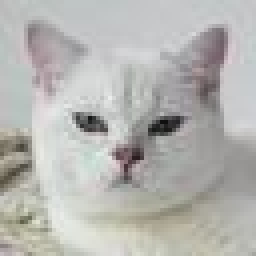
#> input picture C1-LinearAalgebra/cats/cat (1).jpg, 64 x 64 px (shown 4 times larger); its folder holds only this picture in this run
$ jupyter execute --allow-errors n3-PCA.ipynb
#> lines starting #> are read from the running program, lines starting #| are printed output that depends on the picture
<a name='1'></a>
# 1 Intro #

[cell 1]
import glob
import cv2
import numpy as np
import matplotlib.pyplot as plt
from matplotlib import image
import scipy.sparse.linalg

<a name='1.1'></a>
## 1.1 - Load the data

Remember that to apply PCA on any dataset you will begin by defining the covariance matrix. After that you will compute the eigenvalues and eigenvectors of this covariance matrix. Each of these eigenvectors will be a **principal component**. To perform the dimensionality reduction, you will take the $k$ principal components associated to the $k$ biggest eigenvalues, and transform the original data by projecting it onto the direction of these principal components (eigenvectors).

[cell 2]
def load_images(directory):
#> called with directory = './cats/'
    images = []
    for filename in glob.glob(directory+'*.jpg'):
        img = np.array(image.imread(filename))
#> img is the input picture: shape (64, 64, 3); mean R, G, B 181.2, 180.8, 177.3
        gimg = cv2.cvtColor(img, cv2.COLOR_BGR2GRAY)
        images.append(gimg)
        # height, width = gimg.shape
    return images

[cell 3]
imgs = load_images('./cats/')
#> imgs = 1 item
cat1 = imgs[0]

[cell 4]
height, width = imgs[0].shape
#> height = 64; width = 64

print(
    f'\nYour dataset has {len(imgs)} images of size {height}x{width} pixels\n')
#| Your dataset has 1 images of size 64x64 pixels

[cell 5]
plt.imshow(cat1, cmap='gray')

When working with images, you can consider each pixel as a variable. Having each image in matrix form is good for visualizing the image, but not so much for operating on each variable.

In order to apply PCA for dimensionality reduction you will need to flatten each image into a single row vector. You can do this using the `reshape` function from NumPy.

The resulting array will have 55 rows, one for each image, and 64x64=4096 columns.

[cell 6]
imgs_flatten = np.array([im.reshape(-1) for im in imgs])

print(f'imgs_flatten shape: {imgs_flatten.shape}')
#| imgs_flatten shape: (1, 4096)

<a name='2'></a>
# 2 - Get the covariance matrix

[cell 7]
def center_data(Y):
    """
    Center your original data
    Args:
         Y (ndarray): input data. Shape (n_observations x n_pixels)
    Outputs:
        X (ndarray): centered data
    """
    mean_vector = np.mean(Y, axis=0)  # column-wise mean
    print(f'mean_vector shape: {mean_vector.shape}')
    mean_matrix = np.reshape(mean_vector, (1, -1))
    print(f'mean_matrix shape: {mean_matrix.shape}')
    # use np.reshape to reshape into a matrix with the same size as Y. Remember to use order='F'
    X = Y - mean_matrix
    print(f'X shape: {X.shape}')
    return X

[cell 8]
X = center_data(imgs_flatten)
#> in center_data, `mean_vector = np.mean(Y, axis=0)`: mean_vector = 4096 values, max 236 at index 1563, min 15 at index 1961, mean 179.8
#| mean_vector shape: (4096,)
#| mean_matrix shape: (1, 4096)
#| X shape: (1, 4096)
plt.imshow(X[0].reshape(64, 64), cmap='gray')
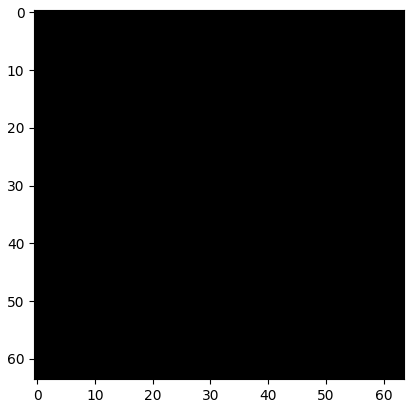
#> figure drawn by matplotlib, 1 panel

[cell 9]
cov_matrix = np.cov(X, rowvar=False)
#> cov_matrix = 0
print(f'Covariance matrix shape: {cov_matrix.shape}')
#| Covariance matrix shape: ()

<a name='3'></a>
# 3 - Compute the eigenvalues and eigenvectors

Now you are all set to compute the eigenvalues and eigenvectors of the covariance matrix.
Due to performance constaints, you will not be using `np.linalg.eig`, but rather the very similar function [`scipy.sparse.linalg.eigsh`](https://docs.scipy.org/doc/scipy/reference/generated/scipy.sparse.linalg.eigsh.html), which exploits the fact that $\mathrm{cov\_matrix}^T=\mathrm{cov\_matrix}$. Also, this function allows you to compute fewer number of eigenvalue-eigenvector pairs.

It is outside of the scope of this course, but it can be shown that at most 55 eigenvalues of `cov_matrix` will be different from zero, which is the smallest dimension of the data matrix `X`. Thus, for computational efficiency, you will only be computing the first biggest 55 eigenvalues $\lambda_1, \ldots, \lambda_{55}$ and their corresponding eigenvectors $v_1, \ldots, v_{55}$. Feel free to try changing the `k` parameter in `scipy.sparse.linalg.eigsh` to something slightly bigger, to verify that all the new eigenvalues are zero. Try to keep it below 80, otherwise it will take too long to compute.

The outputs of this scipy function are exactly the same as the ones from `np.linalg.eig`, except eigenvalues are ordered in decreasing order, so if you want to check out the largest eigenvalue you need to look into the last position of the vector.

[cell 10]
np.random.seed(7)
#> (the rest of this cell did not finish here and is left out)

#> (a cell that did not finish here is left out)

The random seed is fixed in the code above to help ensure the same eigenvectors are calculated each time. This is because for each eigenvector, there are actually two possible outcomes with norm 1. They fall on the same line but point in opposite directions. An example of this would be the vectors

$$\begin{bmatrix}0.25 \\0.25 \\ -0.25 \\ 0.25 \end{bmatrix} \text{and } \begin{bmatrix}-0.25 \\ -0.25 \\ 0.25 \\ -0.25 \end{bmatrix}.$$

Both possibilities are correct, but by fixing the seed you guarantee you will always get the same result.

In order to get a consistent result with `np.linalg.eig`, you will invert the order of `eigenvals` and `eigenvecs`, so they are both ordered from largest to smallest eigenvalue.

#> (a cell that did not finish here is left out)

Each of the eigenvectors you found will represent one principal component. The eigenvector associated with the largest eigenvalue will be the first principal component, the eigenvector associated with the second largest eigenvalue will be the second principal component, and so on.

It is pretty interesting to see that each principal component usually extracts some relevant features, or patterns from each image. In the next cell you will be visualizing the first sixteen components

[cell 13]
fig, ax = plt.subplots(2, 2, figsize=(20, 20))
#> (the rest of this cell did not finish here and is left out)

<a name='3'></a>
# 3 - Perform PCA

[cell 14]
def perform_PCA(X, eigenvecs, k):
    """
    Perform dimensionality reduction with PCA
    Inputs:
        X (ndarray): original data matrix. Has dimensions (n_observations)x(n_variables)
        eigenvecs (ndarray): matrix of eigenvectors. Each column is one eigenvector. The k-th eigenvector
                            is associated to the k-th eigenvalue
        k (int): number of principal components to use
    Returns:
        Xred
    """

    V = eigenvecs[:, :k]
    Xred = np.dot(X, V)
    return Xred

#> (a cell that did not finish here is left out)

<a name='3.2'></a>
## 3.2 Reconstructing the images from the eigenvectors

When you compress the images using PCA, you are losing some information because you are using fewer variables to represent each observation.

A natural question arises: how many components do you need to get a good reconstruction of the image? Of course, what determines a "good" reconstruction might depend on the application.

A cool thing is that with a simple dot product you can transform the data after applying PCA back to the original space. This means that you can reconstruct the original image from the transformed space and check how distorted it looks based on the number of components you kept.

Suppose you obtained the matrix $X_{red}$ by keeping just two eigenvectors, then $X_{red} = \mathrm{X}\underbrace{\left[v_1\  v_2\right]}_{\boldsymbol{V_2}}$.

To transform the images back to the original variables space all you need to do is take the dot product between $X_{red}$ and $\boldsymbol{V_2}^T$. If you were to keep more components, say $k$, then simply replace $\boldsymbol{V_2}$ by $\boldsymbol{V_k} = \left[v_1\ v_2\ \ldots\ v_k\right]$. Notice that you can't make any combination you like, if you reduced the original data to just $k$ components, then the recovery must consider only the first $k$ eigenvectors, otherwise you will not be able to perfrom the matrix multiplication.

In the next cell you will define a function that given the transformed data $X_{red}$ and the matrix of eigenvectors returns the recovered image.

[cell 16]
# X shape
print(f'X shape: {X.shape}')
#| X shape: (1, 4096)
# eigenvecs shape
#> (the rest of this cell did not finish here and is left out)

[cell 17]
def reconstruct_image(Xred, eigenvecs):
    X_reconstructed = Xred.dot(eigenvecs[:, :Xred.shape[1]].T)

    return X_reconstructed

#> (a cell that did not finish here is left out)

It works because of how PCA projects and reconstructs data:

When you do x_res = X * V, you are projecting your original data X onto the new basis formed by the selected eigenvectors V. This gives you the coordinates of your data in the principal component space (lower-dimensional representation).

To reconstruct the data, you need to go back from the principal component space to the original space. The principal components (eigenvectors) form an orthonormal basis, so you can reverse the projection by multiplying by the transpose: x_res * V.T.

Mathematically, if V is an orthonormal matrix (its columns are eigenvectors), then projecting and reconstructing works like this:

Project: X_projected = X * V
Reconstruct: X_reconstructed = X_projected * V.T
This is because the dot product with V changes the basis, and the dot product with V.T transforms it back. If you use all eigenvectors, you get the original data back. If you use only some, you get an approximation.

## 3.3 Visualizing PCA Compression on a Single Image

[cell 19]
import numpy as np


def pca_compress_image(img, num_components):
    """
    Compress a single grayscale image using PCA.
    Args:
        img (ndarray): 2D image array (height x width)
        num_components (int): Number of principal components to keep
    Returns:
        compressed (ndarray): Compressed representation (num_components,)
        components (ndarray): Principal components (height*width, num_components)
        mean_vector (ndarray): Mean vector (height*width,)
    """
    # Center data
    mean_vector = np.mean(img, axis=0)
    img_centered = img - mean_vector
    # Covariance matrix (since only one image, use outer product)
    cov_matrix = np.cov(img_centered, rowvar=False)
    print(f'Covariance matrix shape: {cov_matrix.shape}')
    # Eigen decomposition
    eigenvals, eigenvecs = np.linalg.eigh(cov_matrix)
    # print
    print(f'Eigenvalues shape: {eigenvals.shape}')
    print(f'Eigenvectors shape: {eigenvecs.shape}')
    # Sort by descending eigenvalue
    idx = np.argsort(eigenvals)[::-1]
    eigenvecs = eigenvecs[:, idx]
    # Select top components
    components = eigenvecs[:, :num_components]
    print(f'Components shape: {components.shape}')
    # Project image
    compressed = np.dot(img_centered, components)

    # reconstruct image
    reconstructed = np.dot(compressed, components.T)
    return compressed, components, reconstructed

[cell 20]
cat1 = imgs[0]
# Resize image to 100x100
K = 100
small_img = cv2.resize(cat1, (K, K), interpolation=cv2.INTER_AREA)
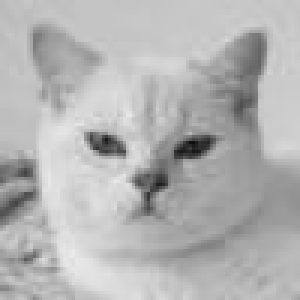
#> small_img: shape (100, 100) (shown 3 times larger); min 15, max 234, mean 179.7
compressed, components, reconstructed = pca_compress_image(small_img, 10)
#> in pca_compress_image, `mean_vector = np.mean(img, axis=0)`: mean_vector = 100 values, max 203.6 at index 25, min 150.7 at index 83, mean 179.7
#> in pca_compress_image, `img_centered = img - mean_vector`:
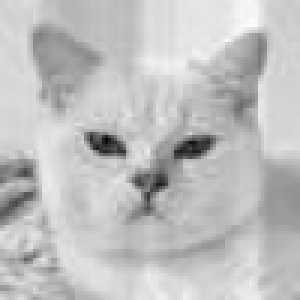
#> img_centered: shape (100, 100) float64 (shown 3 times larger); min -169.5, max 55.31, mean 0; drawn with min black and max white
#> in pca_compress_image, `cov_matrix = np.cov(img_centered, rowvar=False)`:
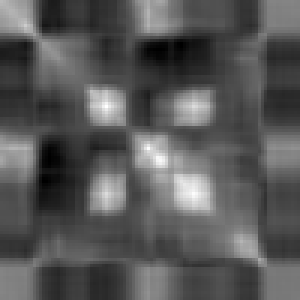
#> cov_matrix: shape (100, 100) float64 (shown 3 times larger); min -637.5, max 1515, mean 106.3; drawn with min black and max white
#| Covariance matrix shape: (100, 100)
#> in pca_compress_image, `eigenvals, eigenvecs = np.linalg.eigh(cov_matrix)`:
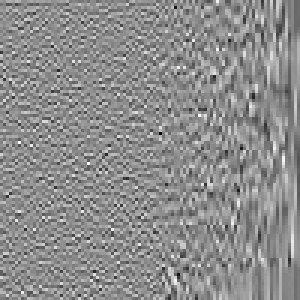
#> eigenvecs: shape (100, 100) float64 (shown 3 times larger); min -0.474, max 0.381, mean -2.53e-05; drawn with min black and max white
#> in pca_compress_image, `eigenvals, eigenvecs = np.linalg.eigh(cov_matrix)`: eigenvals = 100 values from 7.54e-14 to 26730.3
#| Eigenvalues shape: (100,)
#| Eigenvectors shape: (100, 100)
#> in pca_compress_image, `idx = np.argsort(eigenvals)[::-1]`: idx = 100 values, max 99 at index 0, min 0 at index 99, mean 49.5
#> in pca_compress_image, `eigenvecs = eigenvecs[:, idx]`:
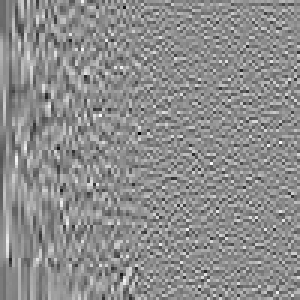
#> eigenvecs: shape (100, 100) float64 (shown 3 times larger); min -0.474, max 0.381, mean -2.53e-05; drawn with min black and max white
#| Components shape: (100, 10)
print(f'small_img shape: {small_img.shape}')
#| small_img shape: (100, 100)
print(f'Compressed shape: {compressed.shape}')
#| Compressed shape: (100, 10)
reconstructed = reconstructed.reshape(K, K)

[cell 21]
plt.figure(figsize=(10, 4))

plt.subplot(1, 2, 1)
plt.imshow(small_img, cmap='gray')
plt.title('Original small_img')
plt.axis('off')
plt.subplot(1, 2, 2)
plt.imshow(reconstructed, cmap='gray')
plt.title('Reconstructed from 10 components')
plt.axis('off')

$ run again, on C1-LinearAalgebra/cats/cat (13).jpg
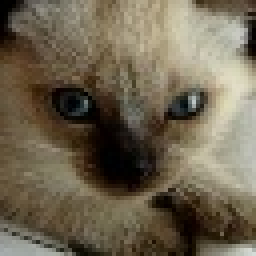
#> input picture C1-LinearAalgebra/cats/cat (13).jpg, 64 x 64 px (shown 4 times larger)
#> in load_images, img is the input picture: shape (64, 64, 3); mean R, G, B 110.1, 100, 80.4
#> imgs = 1 item
#| Your dataset has 1 images of size 64x64 pixels
#| imgs_flatten shape: (1, 4096)
#> in center_data, `mean_vector = np.mean(Y, axis=0)`: mean_vector = 4096 values, max 217 at index 4095, min 0 at index 0, mean 95.3
#| mean_vector shape: (4096,)
#| mean_matrix shape: (1, 4096)
#| X shape: (1, 4096)
#> `cov_matrix = np.cov(X, rowvar=False)`: cov_matrix = 0
#| Covariance matrix shape: ()
#| X shape: (1, 4096)
#> in pca_compress_image, `mean_vector = np.mean(img, axis=0)`: mean_vector = 100 values, max 151.2 at index 92, min 60.57 at index 39, mean 95.28
#| Covariance matrix shape: (100, 100)
#> in pca_compress_image, `eigenvals, eigenvecs = np.linalg.eigh(cov_matrix)`:
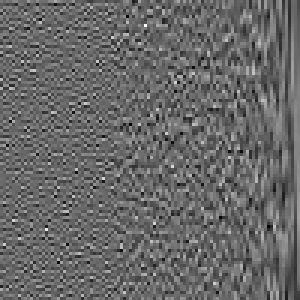
#> eigenvecs: shape (100, 100) float64 (shown 3 times larger); min -0.369, max 0.53, mean -0.000341; drawn with min black and max white
#> eigenvals = 100 values from 5.07e-13 to 95190.4
#| Eigenvalues shape: (100,)
#| Eigenvectors shape: (100, 100)
#> idx = 100 values, max 99 at index 0, min 0 at index 99, mean 49.5
#| Components shape: (100, 10)
#> in pca_compress_image, `reconstructed = np.dot(compressed, components.T)`:
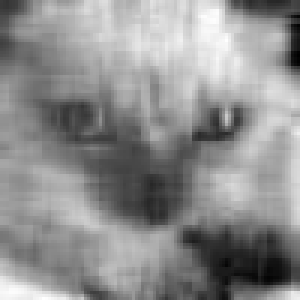
#> reconstructed: shape (100, 100) float64 (shown 3 times larger); min -125.8, max 99.79, mean 0; drawn with min black and max white
#| small_img shape: (100, 100)
#| Compressed shape: (100, 10)

$ run again, on C1-LinearAalgebra/cats/cat (14).jpg
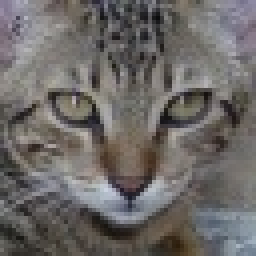
#> input picture C1-LinearAalgebra/cats/cat (14).jpg, 64 x 64 px (shown 4 times larger)
#> in load_images, img is the input picture: shape (64, 64, 3); mean R, G, B 108.2, 104.7, 102.8
#> imgs = 1 item
#| Your dataset has 1 images of size 64x64 pixels
#| imgs_flatten shape: (1, 4096)
#> in center_data, `mean_vector = np.mean(Y, axis=0)`: mean_vector = 4096 values, max 212 at index 3034, min 12 at index 295, mean 104.6
#| mean_vector shape: (4096,)
#| mean_matrix shape: (1, 4096)
#| X shape: (1, 4096)
#> `cov_matrix = np.cov(X, rowvar=False)`: cov_matrix = 0
#| Covariance matrix shape: ()
#| X shape: (1, 4096)
#> in pca_compress_image, `mean_vector = np.mean(img, axis=0)`: mean_vector = 100 values, max 123.2 at index 99, min 80.15 at index 50, mean 104.6
#| Covariance matrix shape: (100, 100)
#> in pca_compress_image, `eigenvals, eigenvecs = np.linalg.eigh(cov_matrix)`:
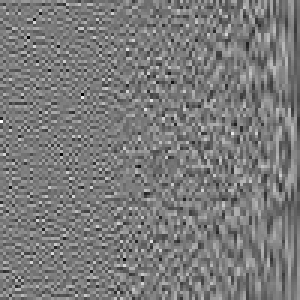
#> eigenvecs: shape (100, 100) float64 (shown 3 times larger); min -0.431, max 0.461, mean -0.00116; drawn with min black and max white
#> eigenvals = 100 values from 2.7e-13 to 24837.7
#| Eigenvalues shape: (100,)
#| Eigenvectors shape: (100, 100)
#> idx = 100 values, max 99 at index 0, min 0 at index 99, mean 49.5
#| Components shape: (100, 10)
#> in pca_compress_image, `reconstructed = np.dot(compressed, components.T)`:
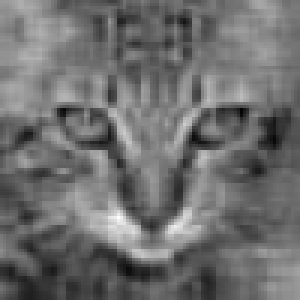
#> reconstructed: shape (100, 100) float64 (shown 3 times larger); min -93.41, max 121.7, mean 0; drawn with min black and max white
#| small_img shape: (100, 100)
#| Compressed shape: (100, 10)

$ run again, on C1-LinearAalgebra/cats/cat (15).jpg
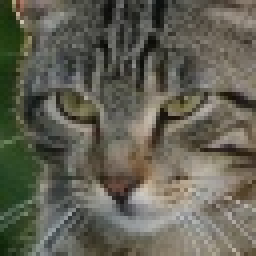
#> input picture C1-LinearAalgebra/cats/cat (15).jpg, 64 x 64 px (shown 4 times larger)
#> in load_images, img is the input picture: shape (64, 64, 3); mean R, G, B 98.1, 96.6, 84.1
#> imgs = 1 item
#| Your dataset has 1 images of size 64x64 pixels
#| imgs_flatten shape: (1, 4096)
#> in center_data, `mean_vector = np.mean(Y, axis=0)`: mean_vector = 4096 values, max 199 at index 3107, min 8 at index 730, mean 93.04
#| mean_vector shape: (4096,)
#| mean_matrix shape: (1, 4096)
#| X shape: (1, 4096)
#> `cov_matrix = np.cov(X, rowvar=False)`: cov_matrix = 0
#| Covariance matrix shape: ()
#| X shape: (1, 4096)
#> in pca_compress_image, `mean_vector = np.mean(img, axis=0)`: mean_vector = 100 values, max 119.3 at index 58, min 49.57 at index 2, mean 93.02
#| Covariance matrix shape: (100, 100)
#> in pca_compress_image, `eigenvals, eigenvecs = np.linalg.eigh(cov_matrix)`:
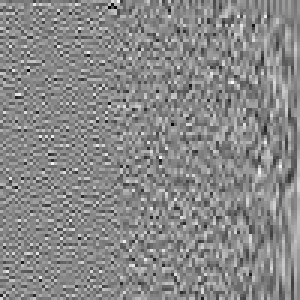
#> eigenvecs: shape (100, 100) float64 (shown 3 times larger); min -0.432, max 0.376, mean 0.000915; drawn with min black and max white
#> eigenvals = 100 values from -1.61e-13 to 30622.7
#| Eigenvalues shape: (100,)
#| Eigenvectors shape: (100, 100)
#> idx = 100 values, max 99 at index 0, min 0 at index 99, mean 49.5
#| Components shape: (100, 10)
#> in pca_compress_image, `reconstructed = np.dot(compressed, components.T)`:
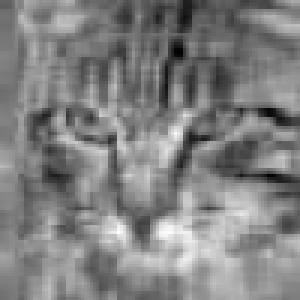
#> reconstructed: shape (100, 100) float64 (shown 3 times larger); min -95.17, max 92.88, mean 0; drawn with min black and max white
#| small_img shape: (100, 100)
#| Compressed shape: (100, 10)
